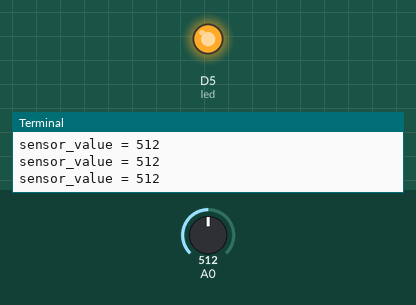
Recording of a program running on a simulated Raspberry Pi (BCM pin numbers) with a GrovePi. Parts: output pins drawn as LEDs (lit = HIGH), the last lines printed to the terminal. The test bench sets the inputs (shaded band); at power-on: A0 = 512 (analog values on the 0–1023 scale).

Above: at 1.2 s.
1.3 s: A0 set to 418
2.8 s: A0 set to 386
At 4.2 s:
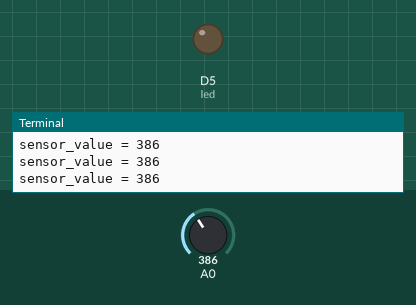
4.5 s: A0 set to 410
At 5.7 s:
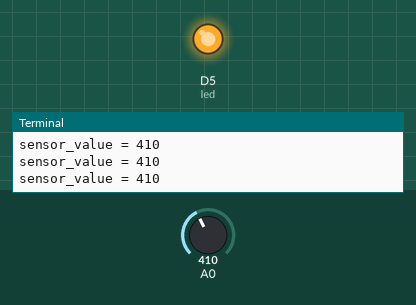
6.0 s: A0 set to 390
At 7.4 s:
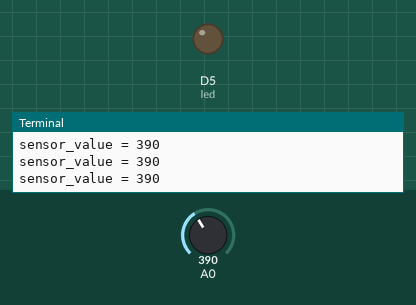
Timing chart, 0 to 8.5 s (numbered marks = the images above; inputs shaded):
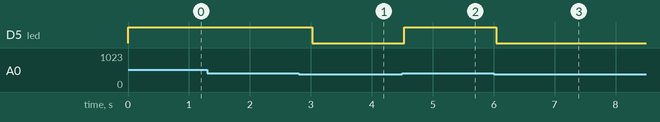

The program:

Sound_Sensor.py
```python
# GrovePi + Grove Sound Sensor + Grove LED

import time
import grovepi

# Connect the Grove Sound Sensor to analog port A0
# SIG,NC,VCC,GND
sound_sensor = 0

# Connect the Grove LED to digital port D5
# SIG,NC,VCC,GND
led = 5

grovepi.pinMode(sound_sensor,"INPUT")
grovepi.pinMode(led,"OUTPUT")

# The threshold to turn the led on 400.00 * 5 / 1024 = 1.95v
threshold_value = 400

while True:
    try:
        # Read the sound level
        sensor_value = grovepi.analogRead(sound_sensor)

        # If loud, illuminate LED, otherwise dim
        if sensor_value > threshold_value:
            grovepi.digitalWrite(led,1)
        else:
            grovepi.digitalWrite(led,0)

        print "sensor_value =", sensor_value
        time.sleep(.5)

    except IOError:
        print "Error"
```

Measured:
- the behaviour switches between 401 and 400 on A0 (found by bisection; images 0 and 1)
- after the input at 2.8 s, D5 (led): HIGH → LOW after 0.22 s
- after the input at 4.5 s, D5 (led): LOW → HIGH at once
- after the input at 6.0 s, D5 (led): HIGH → LOW after 0.05 s
